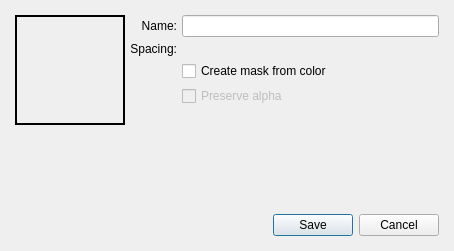
<?xml version="1.0" encoding="utf-8"?>
<ui version="4.0">
 <author>
    SPDX-FileCopyrightText: none
    SPDX-License-Identifier: GPL-3.0-or-later
  </author>
 <class>KisWdgClipboardBrush</class>
 <widget class="QDialog" name="KisWdgClipboardBrush">
  <property name="geometry">
   <rect>
    <x>0</x>
    <y>0</y>
    <width>454</width>
    <height>251</height>
   </rect>
  </property>
  <layout class="QHBoxLayout" name="horizontalLayout_2">
   <property name="spacing">
    <number>5</number>
   </property>
   <property name="leftMargin">
    <number>15</number>
   </property>
   <property name="topMargin">
    <number>15</number>
   </property>
   <property name="rightMargin">
    <number>15</number>
   </property>
   <property name="bottomMargin">
    <number>15</number>
   </property>
   <item>
    <layout class="QVBoxLayout" name="verticalLayout">
     <item>
      <widget class="QLabel" name="preview">
       <property name="sizePolicy">
        <sizepolicy hsizetype="Fixed" vsizetype="Fixed">
         <horstretch>0</horstretch>
         <verstretch>0</verstretch>
        </sizepolicy>
       </property>
       <property name="minimumSize">
        <size>
         <width>110</width>
         <height>110</height>
        </size>
       </property>
       <property name="frameShape">
        <enum>QFrame::Box</enum>
       </property>
       <property name="frameShadow">
        <enum>QFrame::Plain</enum>
       </property>
       <property name="lineWidth">
        <number>2</number>
       </property>
       <property name="midLineWidth">
        <number>0</number>
       </property>
       <property name="text">
        <string/>
       </property>
      </widget>
     </item>
     <item>
      <spacer name="verticalSpacer">
       <property name="orientation">
        <enum>Qt::Vertical</enum>
       </property>
       <property name="sizeHint" stdset="0">
        <size>
         <width>20</width>
         <height>40</height>
        </size>
       </property>
      </spacer>
     </item>
    </layout>
   </item>
   <item>
    <layout class="QVBoxLayout" name="verticalLayout_2">
     <item>
      <layout class="QGridLayout" name="gridLayout">
       <item column="1" row="2">
        <widget class="QCheckBox" name="colorAsmask">
         <property name="text">
          <string>Create mask from color</string>
         </property>
        </widget>
       </item>
       <item column="1" row="0">
        <widget class="QLineEdit" name="nameEdit"/>
       </item>
       <item column="1" row="1">
        <widget class="KisSpacingSelectionWidget" name="spacingWidget" native="true"/>
       </item>
       <item column="0" row="1">
        <widget class="QLabel" name="spacingLbl">
         <property name="maximumSize">
          <size>
           <width>60</width>
           <height>16777215</height>
          </size>
         </property>
         <property name="text">
          <string>Spacing:</string>
         </property>
         <property name="alignment">
          <set>Qt::AlignRight|Qt::AlignTrailing|Qt::AlignVCenter</set>
         </property>
        </widget>
       </item>
       <item column="0" row="0">
        <widget class="QLabel" name="label">
         <property name="text">
          <string>Name:</string>
         </property>
         <property name="alignment">
          <set>Qt::AlignRight|Qt::AlignTrailing|Qt::AlignVCenter</set>
         </property>
        </widget>
       </item>
       <item column="1" row="1">
        <widget class="KisSpacingSelectionWidget" name="spacingWidget1" native="true"/>
       </item>
       <item column="1" row="3">
        <widget class="QCheckBox" name="preserveAlpha">
         <property name="enabled">
          <bool>false</bool>
         </property>
         <property name="text">
          <string>Preserve alpha</string>
         </property>
        </widget>
       </item>
      </layout>
     </item>
     <item>
      <spacer name="verticalSpacer_2">
       <property name="orientation">
        <enum>Qt::Vertical</enum>
       </property>
       <property name="sizeHint" stdset="0">
        <size>
         <width>20</width>
         <height>40</height>
        </size>
       </property>
      </spacer>
     </item>
     <item>
      <layout class="QHBoxLayout" name="horizontalLayout">
       <item>
        <spacer name="horizontalSpacer">
         <property name="orientation">
          <enum>Qt::Horizontal</enum>
         </property>
         <property name="sizeHint" stdset="0">
          <size>
           <width>40</width>
           <height>20</height>
          </size>
         </property>
        </spacer>
       </item>
       <item>
        <widget class="QDialogButtonBox" name="buttonBox">
         <property name="orientation">
          <enum>Qt::Horizontal</enum>
         </property>
         <property name="standardButtons">
          <set>QDialogButtonBox::Cancel|QDialogButtonBox::Save</set>
         </property>
        </widget>
       </item>
      </layout>
     </item>
    </layout>
   </item>
  </layout>
 </widget>
 <customwidgets>
  <customwidget>
   <class>KisSpacingSelectionWidget</class>
   <extends>QWidget</extends>
   <header>kis_spacing_selection_widget.h</header>
   <container>1</container>
  </customwidget>
 </customwidgets>
 <resources/>
 <connections>
  <connection>
   <sender>buttonBox</sender>
   <signal>accepted()</signal>
   <receiver>KisWdgClipboardBrush</receiver>
   <slot>accept()</slot>
   <hints>
    <hint type="sourcelabel">
     <x>20</x>
     <y>20</y>
    </hint>
    <hint type="destinationlabel">
     <x>20</x>
     <y>20</y>
    </hint>
   </hints>
  </connection>
  <connection>
   <sender>buttonBox</sender>
   <signal>rejected()</signal>
   <receiver>KisWdgClipboardBrush</receiver>
   <slot>reject()</slot>
   <hints>
    <hint type="sourcelabel">
     <x>20</x>
     <y>20</y>
    </hint>
    <hint type="destinationlabel">
     <x>20</x>
     <y>20</y>
    </hint>
   </hints>
  </connection>
 </connections>
</ui>
